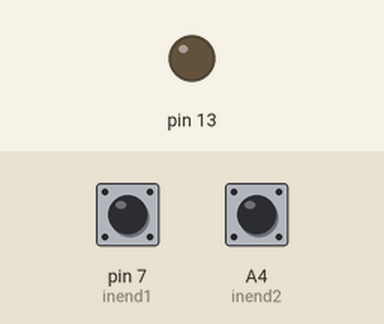
Simulated run of this sketch. Board: Arduino Uno, built with avr-gcc and run on an emulated ATmega328P. On the bench: output pins drawn as LEDs (lit = HIGH). The test bench sets the inputs (shaded band); at power-on: pin 7 (inend1) HIGH, A4 (inend2) HIGH.

Above: at 1.2 s.
1.3 s: pin 7 (inend1) pulled LOW for 0.15 s
At 1.37 s:
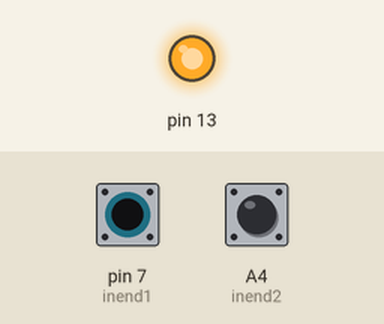
2.9 s: pin 7 (inend1) pulled LOW for 3.2 s
At 6.6 s:
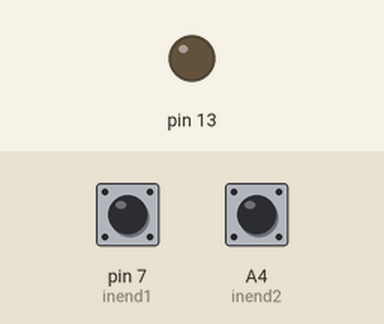
7.6 s: A4 (inend2) pulled LOW for 3.2 s
At 9.0 s:
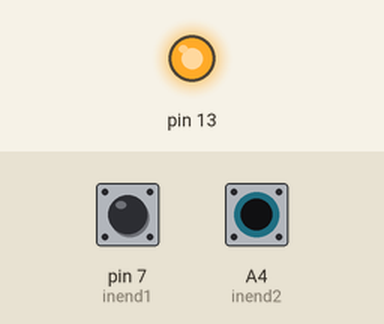
Timing chart, 0 to 12.3 s (numbered marks = the images above; inputs shaded):
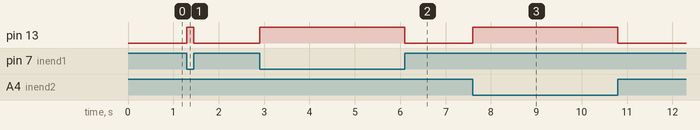

Measured:
- after the input at 1.3 s, pin 13: LOW → HIGH at once, → LOW 0.15 s later
- after the input at 2.9 s, pin 13: LOW → HIGH at once, → LOW 3.2 s later
- after the input at 7.6 s, pin 13: LOW → HIGH at once, → LOW 3.2 s later

The sketch:

end_btn_test.ino
```cpp
int inend1 = 7;
int inend2 = A4;
int end1;
int end2;

void setup() {
  pinMode(inend1, INPUT_PULLUP);
  pinMode(inend2, INPUT_PULLUP);
  pinMode(13, OUTPUT);

}

void loop() {
  end1 = !digitalRead(inend1);
  end2 = !digitalRead(inend2);

  if ((end1) or (end2) == HIGH) {
    digitalWrite(13, HIGH);
  }
  else {
    digitalWrite(13, LOW);
  }
}
```
